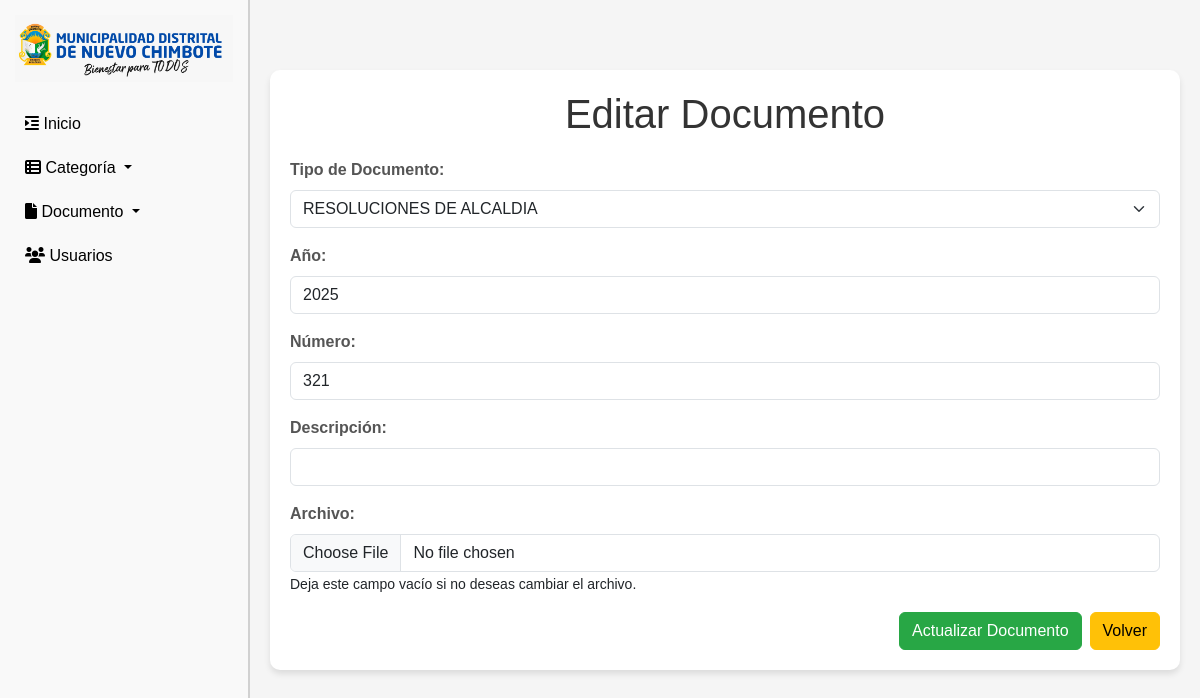
The app's page /editar_documento.php?id=20 with its own data.
### tables this page shows
CREATE TABLE `documentos` (
  `id` int(10) UNSIGNED NOT NULL,
  `tipo` char(2) NOT NULL,
  `anno` char(4) NOT NULL,
  `NUMERO` int(10) UNSIGNED NOT NULL,
  `fecha` date NOT NULL,
  `descripcion` varchar(255) NOT NULL
);

CREATE TABLE `tipos` (
  `id` int(10) UNSIGNED NOT NULL,
  `codigo` char(20) NOT NULL,
  `nombre` varchar(45) NOT NULL,
  `prefijo` char(2) NOT NULL,
  `estado` enum('activo','inactivo') NOT NULL DEFAULT 'activo'
);

### public/editar_documento.php (the view, shortened to what this page needs)
<?php
require_once '../connection/db.php';
$id = $_GET['id'] ?? null;
$sql = "SELECT * FROM documentos WHERE id = :id";
$stmt = $pdo->prepare($sql);
$stmt->bindParam(':id', $id);
$stmt->execute();
$documento = $stmt->fetch(PDO::FETCH_ASSOC);
$sql = "SELECT prefijo, nombre FROM tipos WHERE estado = 'activo'";
$stmt = $pdo->query($sql);
$tipos = $stmt->fetchAll(PDO::FETCH_ASSOC);
?>
<!DOCTYPE html>
<html lang="es">
<head>
    <link rel="stylesheet" href="https://cdnjs.cloudflare.com/ajax/libs/font-awesome/6.0.0-beta3/css/all.min.css">
    <link href="https://cdn.jsdelivr.net/npm/bootstrap@5.3.3/dist/css/bootstrap.min.css" rel="stylesheet"
>
    <link rel="stylesheet" href="css/editar_documento.css">
</head>
<body>
    <?php include '../templates/navbarAdmin.php'; ?>
    <div class="content">
        <div class="container">
            <h1>Editar Documento</h1>
            <form action="update_documento.php" method="POST" enctype="multipart/form-data">
                <div class="mb-3">
                    <label for="tipos" class="form-label">Tipo de Documento:</label>
                    <select name="tipos" id="tipos" class="form-select" required>
                        <?php foreach ($tipos as $tipo): ?>
                            <option value="<?= htmlspecialchars($tipo['prefijo']) ?>"
                                <?= $documento['tipo'] == $tipo['prefijo'] ? 'selected' : '' ?>>
                                <?= htmlspecialchars($tipo['nombre']) ?>
                            </option>
                        <?php endforeach; ?>
                    </select>
                </div>
                <div class="mb-3">
                    <label for="anno" class="form-label">Año:</label>
                    <input type="text" name="anno" id="anno" class="form-control"
                        value="<?= htmlspecialchars($documento['anno']) ?>" required>
                </div>
                <div class="mb-3">
                    <label for="numero" class="form-label">Número:</label>
                    <input type="text" name="numero" id="numero" class="form-control"
                        value="<?= htmlspecialchars($documento['NUMERO']) ?>" required>
                </div>
                <div class="mb-3">
                    <label for="descripcion" class="form-label">Descripción:</label>
                    <input type="text" name="descripcion" id="descripcion" class="form-control"
                        value="<?= htmlspecialchars($documento['descripcion']) ?>" required>
                </div>
                <div class="mb-3">
                    <label for="archivo" class="form-label">Archivo:</label>
                    <input type="file" name="archivo" id="archivo" class="form-control">
                    <small>Deja este campo vacío si no deseas cambiar el archivo.</small>
                </div>
                <div class="modal-footer d-grid gap-2 d-md-flex justify-content-md-end">
                    <button type="submit" class="btn btn-success">Actualizar Documento</button>
                    <a type="button" href="VerDocumentos.php" class="btn btn-warning">Volver</a>
                </div>
            </form>
        </div>
    </div>
</body>
</html>

### public/css/editar_documento.css (style rules this page uses)
body { background-color: #f5f5f5; font-family: Arial, sans-serif; }
.container { background-color: #ffffff; padding: 20px; border-radius: 10px; box-shadow: 0 4px 6px rgba(0, 0, 0, 0.1); margin-top: 50px; }
h1 { text-align: center; margin-bottom: 20px; color: #333; }
.form-label { font-weight: bold; color: #555; }
.btn-success { background-color: #28a745; border-color: #28a745; }
.btn-warning { background-color: #ffc107; border-color: #ffc107; }

### templates/navbarAdmin.php (style rules this page uses)
.content { margin-left: 250px; padding: 20px; }

### records on screen
documentos: tipos "RESOLUCIONES DE ALCALDIA", anno "2025", numero "321"
